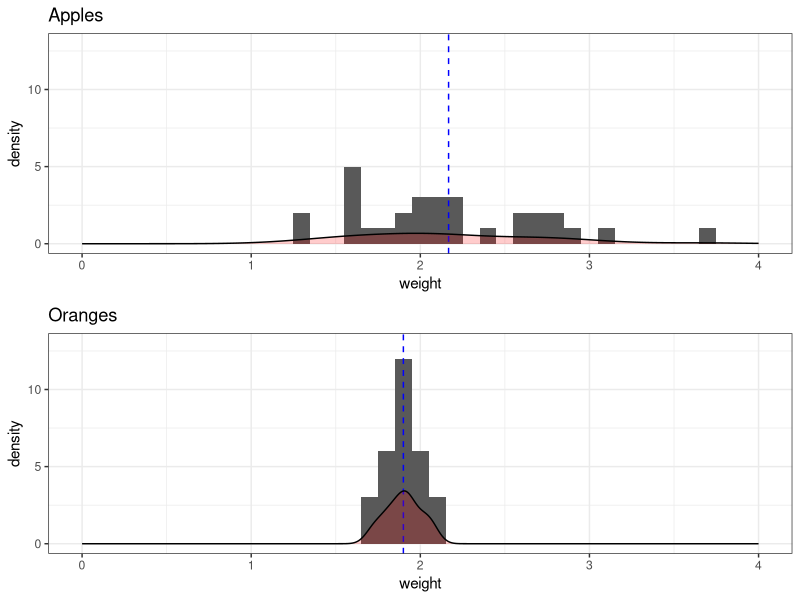

Generate this figure with R: (Note: this script raises an error after producing the figure.)
## ---- chunk 1
# Setting the seed for random number generator so that examples stay consistent.
set.seed(2017)
# Create a data frame
bagsOfOranges <- data.frame(bagNo = 1:30, 
                            weight = rnorm(30, mean = 1.9, sd = .1))
## ---- chunk 2
# Or you can double click on the name of the data.frame in environment pane in Panel C.
View(bagsOfOranges)
## ---- chunk 3
bagsOfOranges
## ---- chunk 4
# n parameter specifies how many lines to display, it is optional meaning you can leave it out.
head(bagsOfOranges, n = 4)
## ---- chunk 5
tail(bagsOfOranges) # here I leave n parameter out, the default is 6 rows.
## ---- chunk 6
# Method 1
bagsOfOranges[, 2] # second column, notice the position of the comma.
# Method 2
bagsOfOranges[, "weight"] # with column name
# Method 3
bagsOfOranges$weight # with $ operator and column name
## ---- chunk 7
bagsOfOranges[2, ] # Second observation, notice the position of comma
## ---- chunk 8
# Method 1
# Observe what : operator creates
4:8
# If I use the : operator to index a data.frame, we get what we want.
bagsOfOranges[4:8, ] # Observations 4 through 8

# Method 2
# Another way it to specify columns explicitly. We can use c() function to combine values
# Observe what c function creates
c(4, 5, 6, 7, 8)
# If I use the c operator, I can request specific rows
bagsOfOranges[c(4, 5, 6, 7, 8), ] # Observations 4 through 8

# Method 3
# Of course you can combine the two approaches
bagsOfOranges[c(4:6, 7, 8), ]
## ---- chunk 9
bagsOfOranges[c(3, 7), ]
## ---- chunk 10
nrow(bagsOfOranges) # bagsOfOranges is a data.frame
length(bagsOfOranges$bagNo) # bagNo is a vector
## ---- chunk 11
# Observe the output of logic operator, we are trying to see which bags have more than 2 pounds
bagsOfOranges$weight > 2 # Is weight greater than 2?
# The output is a series of True False
# If we feed this output into our dataframe index, it will only spit out the rows where evaluation is TRUE.
bagsOfOranges[bagsOfOranges$weight > 2, ]
## ---- chunk 12
mean(bagsOfOranges$weight)
## ---- chunk 13
# Create a data frame
bagsOfApples <- data.frame(bagNo = 1:30, 
                           weight = rnorm(30, mean = 2.1, sd = .5))
## ---- chunk 14
mean(bagsOfApples$weight)
mean(bagsOfOranges$weight)
## ---- chunk 15
sd(bagsOfApples$weight)
sd(bagsOfOranges$weight)
## ---- chunk 16
library(ggplot2) # Load the necessary library for fancy plots
library(gridExtra) # The library to put two panels with plots together

# Create the plot for Apples
p1 <- ggplot(data = bagsOfApples, aes(weight)) + # initialize a plot for data
  xlim(0, 4) + # Set the limits of x axis to keep plots comparable
  ylim(0, 13) + # Set the limits of y axis to keep plots comparable
  ggtitle("Apples") + # Set the title to be able to identify plots
  geom_histogram(binwidth = .1) + # Set the type of plot as a histogram
  # Add the mean into the plot as a blue dashed line
  geom_vline(data = bagsOfApples, aes(xintercept = mean(weight)),
             linetype = "dashed", colour = "blue") +
  # Overlay density plot to show distribution
  geom_density(alpha = .2, fill = "red") +
  theme_bw() # Make it look good

# Create the plot for Oranges
p2 <- ggplot(data = bagsOfOranges, aes(weight)) + # initialize a plot for data
  xlim(0, 4) + # Set the limits of x axis to keep plots comparable
  ylim(0, 13) + # Set the limits of y axis to keep plots comparable
  ggtitle("Oranges") + # Set the title to be able to identify plots
  geom_histogram(binwidth = .1) +  # Set the type as histogram
  # Add the mean into plot as a blue dashed line
  geom_vline(data = bagsOfOranges, aes(xintercept = mean(weight)),
             linetype = "dashed", colour = "blue") +
  # Overlay density plot to show distribution
  geom_density(alpha = .2, fill = "red") +
  theme_bw() # Make it look good

grid.arrange(p1, p2)
## ---- chunk 17
t.test(bagsOfApples$weight, bagsOfOranges$weight)
## ---- chunk 18
median(bagsOfApples$weight)
## ---- chunk 19
data(mtcars)
## ---- chunk 20
?mtcars
## ---- chunk 21
# A summary of variables
summary(mtcars)
## ---- chunk 22
library(psych)
describe(mtcars)
## ---- chunk 23
# Correlation table for first 4 variables (due to space concerns)
cor(mtcars[, 1:4])
## ---- chunk 24
table(mtcars$gear)
## ---- chunk 25
# bivariate comparisons of categorical variables
table(mtcars[, c("am", "cyl")])
## ---- chunk 26
# Use nrow() function to figure out the number
nrow(bagsOfOranges[bagsOfOranges$weight > 2, ])
# We can divide this with the total number of rows to get percentage.
nrow(bagsOfOranges[bagsOfOranges$weight > 2, ]) / nrow(bagsOfOranges)
## ---- chunk 27
write.csv(bagsOfApples, file = "data/bagsOfApples.csv", row.names = F)
write.csv(bagsOfOranges, file = "data/bagsOfOranges.csv", row.names = F)
